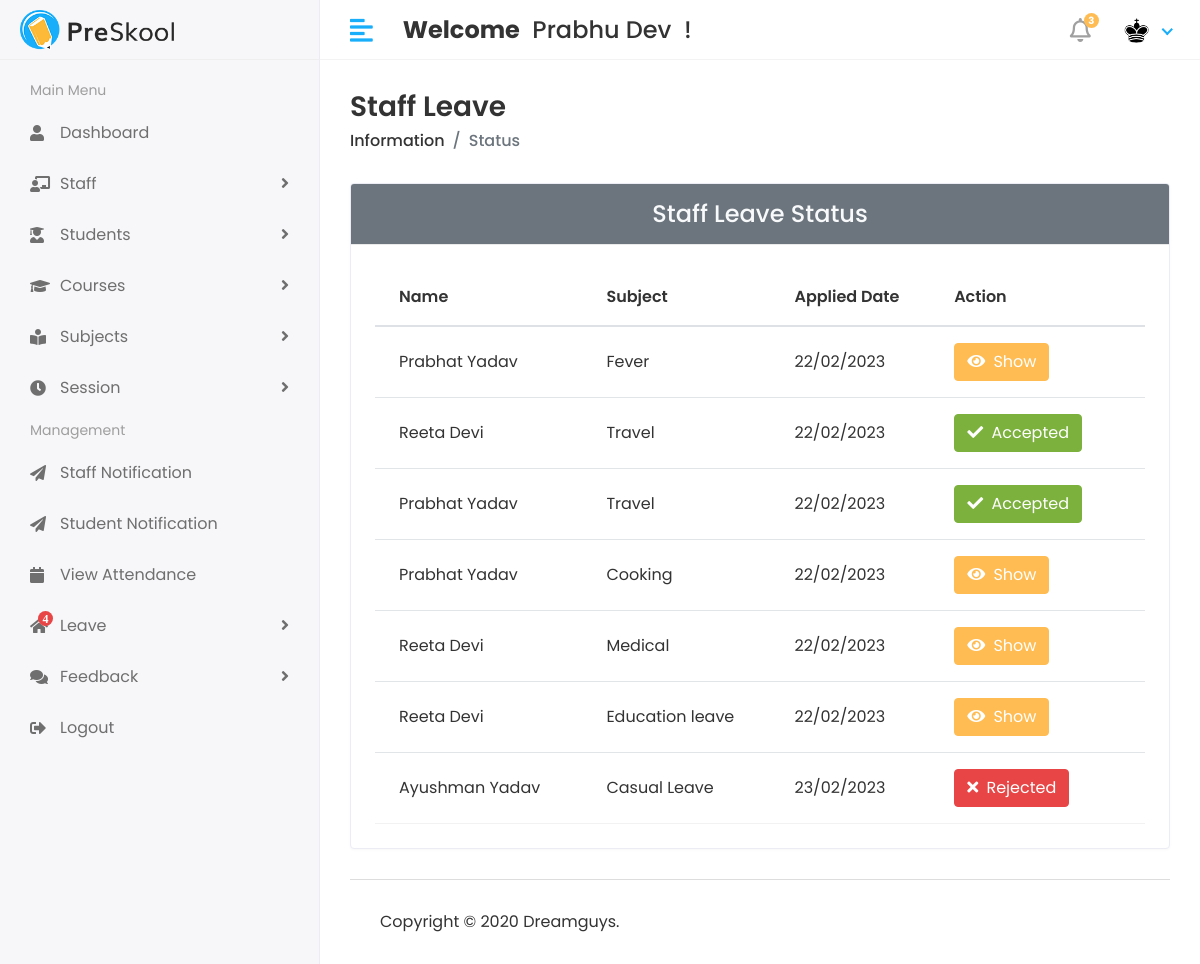
The page /Hod/Leave/staff (signed in) on the database as committed earlier.
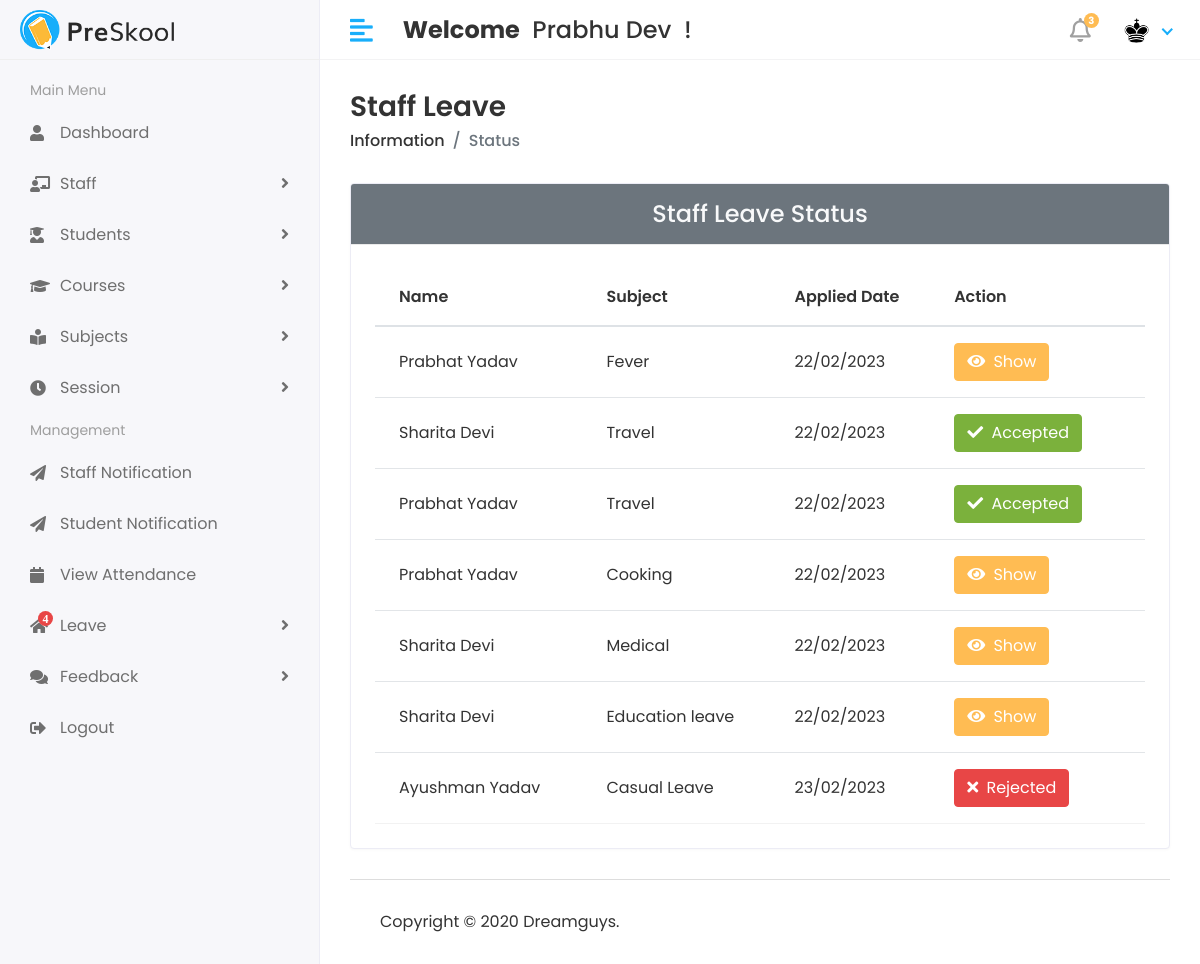
The same page on the database as committed later.
### myApp/models.py (models this page shows, shortened)
class LeaveRequest(models.Model):
  objects = None
  staff_name = models.ForeignKey(Staff, on_delete=models.CASCADE)
  leave_apply_date = models.CharField(max_length=50)
  leave_from = models.CharField(max_length=50)
  leave_to = models.CharField(max_length=50)
  subject = models.CharField(max_length=200)
  message = models.TextField()
  status = models.IntegerField(null=True, default=0)
  created_at = models.DateTimeField(auto_now_add=True)

class Staff(models.Model):
  objects = None
  admin = models.OneToOneField(CustomUser, on_delete=models.CASCADE)
  address = models.TextField()
  gender = models.CharField(max_length=100)
  created_at = models.DateTimeField(auto_now_add=True)
  updated_at = models.DateTimeField(auto_now=True)
  def __str__(self):
    return self.admin.first_name + " " + self.admin.last_name

class CustomUser(AbstractUser):
  USER = (
    (1, 'HOD'),
    (2, 'STAFF'),
    (3, 'STUDENT'),
  )
  user_type = models.CharField(choices=USER, max_length=50, default=1)
  profile_Pic = models.ImageField(upload_to='media/profilePic')

### StudentManagementProject/Hod_Views.py (the view)
@login_required(login_url="/")
def view_staff_leave(request):
  leave_request = LeaveRequest.objects.all()
  staff = Staff.objects.all()
  see_notification = StaffNotification.objects.all()
  leave_request_count = LeaveRequest.objects.filter(status=0).count()
  context = {
    "staffs": staff,
    "see_notification": see_notification,
    "leave": leave_request,
    "leave_count": leave_request_count,
  }
  return render(request, 'Hod/view_staff_leave.html', context)

### templates/Hod/view_staff_leave.html (shortened to what this page needs)
{% extends 'base.html' %}
{% block content %}
<div class="page-header">
  <div class="row align-items-center">
    <div class="col">
      <h3 class="page-title">Staff Leave</h3>
      <ul class="breadcrumb">
        <li class="breadcrumb-item"><a href="{% url 'apply_leave' %}">Information</a></li>
        <li class="breadcrumb-item active">Status</li>
      </ul>
    </div>
  </div>
</div>
<div class="row">
  <div class="col-sm-12">
    <div class="card card-table">
      <div class="card-header h4 d-flex justify-content-center bg-secondary text-light">
      Staff Leave Status
      </div>
      <div class="card-body">
        <div class="table-responsive">
          <table id="table_id" class="table table-hover table-center mb-0">
            <thead>
            <tr>
              <th>Name</th>
              <th>Subject</th>
              <th>Applied Date</th>
              <th>Action</th>
            </tr>
            </thead>
            <tbody>
            {% for i in leave %}
            <tr>
              <td>{{i.staff_name}}</td>
              <td>{{i.subject}}</td>
              <td>{{i.leave_apply_date}}</td>
              <td>
                {% if i.status == 0 %}
                <button class="btn btn-primary"
                        data-target="#leaveAction-{{forloop.counter}}"
                        data-toggle="modal"><i class="fa fa-eye"></i>
                  <span class="ml-1">Show</span>
                </button>
                {% elif i.status == 1 %}
                <button class="btn btn-success"
                        data-target="#leaveAction-{{forloop.counter}}"
                        data-toggle="modal"><i class="fa fa-check"></i>
                  <span class="ml-1">Accepted</span>
                </button>
                {% else %}
                <button class="btn btn-danger"
                        data-target="#leaveAction-{{forloop.counter}}"
                        data-toggle="modal"><i class="fa fa-times"></i>
                  <span class="ml-1">Rejected</span>
                </button>
                {% endif %}
              </td>
            </tr>
            {% endfor %}
            </tbody>
          </table>
        </div>
      </div>
    </div>
  </div>
</div>
{% endblock %}

Rows that differ between the two databases and show on the page:
changed through a linked row, LeaveRequest (number 2 of 7 on the later page): staff_name "Reeta Devi" → "Sharita Devi"
changed through a linked row, LeaveRequest "Medical": staff_name "Reeta Devi" → "Sharita Devi"
changed through a linked row, LeaveRequest "Education leave": staff_name "Reeta Devi" → "Sharita Devi"
